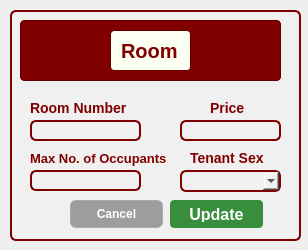
<?xml version="1.0" encoding="UTF-8"?>
<ui version="4.0">
 <class>Dialog</class>
 <widget class="QDialog" name="Dialog">
  <property name="geometry">
   <rect>
    <x>0</x>
    <y>0</y>
    <width>308</width>
    <height>250</height>
   </rect>
  </property>
  <property name="windowTitle">
   <string>Dialog</string>
  </property>
  <widget class="QFrame" name="frame">
   <property name="geometry">
    <rect>
     <x>10</x>
     <y>10</y>
     <width>291</width>
     <height>231</height>
    </rect>
   </property>
   <property name="styleSheet">
    <string notr="true">background-color: rgb(240, 240, 240);
border: 2px solid #800000;
border-radius: 6px;
</string>
   </property>
   <property name="frameShape">
    <enum>QFrame::StyledPanel</enum>
   </property>
   <property name="frameShadow">
    <enum>QFrame::Raised</enum>
   </property>
   <widget class="QFrame" name="frame_3">
    <property name="geometry">
     <rect>
      <x>10</x>
      <y>10</y>
      <width>261</width>
      <height>61</height>
     </rect>
    </property>
    <property name="styleSheet">
     <string notr="true">background-color: #800000;  /* Maroon background */
                border: 1px solid #660000;  /* Darker maroon border */
                border-radius: 4px;
                padding: 5px;
                font-family: 'Times New Roman', serif;  /* Formal font */
                font-size: 14px;
                color: white;</string>
    </property>
    <property name="frameShape">
     <enum>QFrame::StyledPanel</enum>
    </property>
    <property name="frameShadow">
     <enum>QFrame::Raised</enum>
    </property>
    <widget class="QLabel" name="label_2">
     <property name="geometry">
      <rect>
       <x>90</x>
       <y>10</y>
       <width>81</width>
       <height>41</height>
      </rect>
     </property>
     <property name="styleSheet">
      <string notr="true">background-color: rgb(250, 255, 242);
border: 1px solid #660000;
border-radius: 4px;
padding: 5px;
font-family: 'Cal Sans', sans-serif;
font-weight: 700;
font-style: normal;
font-size: 20px;
color: #800000;
text-align: center;
vertical-align: middle;

</string>
     </property>
     <property name="text">
      <string>Room</string>
     </property>
    </widget>
   </widget>
   <widget class="QLineEdit" name="RoomNumberLineEdit">
    <property name="geometry">
     <rect>
      <x>20</x>
      <y>110</y>
      <width>111</width>
      <height>21</height>
     </rect>
    </property>
   </widget>
   <widget class="QLabel" name="label_3">
    <property name="geometry">
     <rect>
      <x>20</x>
      <y>90</y>
      <width>111</width>
      <height>16</height>
     </rect>
    </property>
    <property name="styleSheet">
     <string notr="true">background: none;
    border: none;
    color: #800000;
    font-family: 'Cal Sans', sans-serif;
    font-weight: 700;
    font-style: normal;
    font-size: 14px;</string>
    </property>
    <property name="text">
     <string>Room Number</string>
    </property>
   </widget>
   <widget class="QLineEdit" name="PriceLineEdit">
    <property name="geometry">
     <rect>
      <x>170</x>
      <y>110</y>
      <width>101</width>
      <height>21</height>
     </rect>
    </property>
   </widget>
   <widget class="QLabel" name="label_4">
    <property name="geometry">
     <rect>
      <x>200</x>
      <y>90</y>
      <width>61</width>
      <height>16</height>
     </rect>
    </property>
    <property name="styleSheet">
     <string notr="true">background: none;
    border: none;
    color: #800000;
    font-family: 'Cal Sans', sans-serif;
    font-weight: 700;
    font-style: normal;
    font-size: 14px;</string>
    </property>
    <property name="text">
     <string>Price</string>
    </property>
   </widget>
   <widget class="QLabel" name="label_10">
    <property name="geometry">
     <rect>
      <x>180</x>
      <y>140</y>
      <width>81</width>
      <height>16</height>
     </rect>
    </property>
    <property name="styleSheet">
     <string notr="true">background: none;
    border: none;
    color: #800000;
    font-family: 'Cal Sans', sans-serif;
    font-weight: 700;
    font-style: normal;
    font-size: 14px;</string>
    </property>
    <property name="text">
     <string>Tenant Sex</string>
    </property>
   </widget>
   <widget class="QPushButton" name="UpdatepushButton">
    <property name="geometry">
     <rect>
      <x>160</x>
      <y>190</y>
      <width>93</width>
      <height>28</height>
     </rect>
    </property>
    <property name="styleSheet">
     <string notr="true">background-color: #388E3C; /* Darker green */
color: white;
font-family: &quot;Cal Sans&quot;, sans-serif;
font-weight: 700; /* Bold */
font-size: 16px;
border: none;
border-radius: 4px;
padding: 6px 12px;
</string>
    </property>
    <property name="text">
     <string>Update</string>
    </property>
   </widget>
   <widget class="QPushButton" name="CancelpushButton">
    <property name="geometry">
     <rect>
      <x>60</x>
      <y>190</y>
      <width>93</width>
      <height>28</height>
     </rect>
    </property>
    <property name="styleSheet">
     <string notr="true">background: rgb(157, 157, 157);
color: white;
font-family: 'Cal Sans', sans-serif;
font-weight: 500;
font-style: normal;
font-size: 12px;
border: 1px solid rgb(169, 169, 169);
</string>
    </property>
    <property name="text">
     <string>Cancel</string>
    </property>
   </widget>
   <widget class="QComboBox" name="TenantSexComboBox">
    <property name="geometry">
     <rect>
      <x>170</x>
      <y>160</y>
      <width>101</width>
      <height>22</height>
     </rect>
    </property>
   </widget>
   <widget class="QLabel" name="label_13">
    <property name="geometry">
     <rect>
      <x>20</x>
      <y>140</y>
      <width>161</width>
      <height>16</height>
     </rect>
    </property>
    <property name="styleSheet">
     <string notr="true">background: none;
    border: none;
    color: #800000;
    font-family: 'Cal Sans', sans-serif;
    font-weight: 700;
    font-style: normal;
    font-size: 13px;</string>
    </property>
    <property name="text">
     <string>Max No. of Occupants</string>
    </property>
   </widget>
   <widget class="QLineEdit" name="MaxNoOccupantsLineEdit">
    <property name="geometry">
     <rect>
      <x>20</x>
      <y>160</y>
      <width>111</width>
      <height>21</height>
     </rect>
    </property>
   </widget>
  </widget>
 </widget>
 <resources/>
 <connections/>
</ui>
